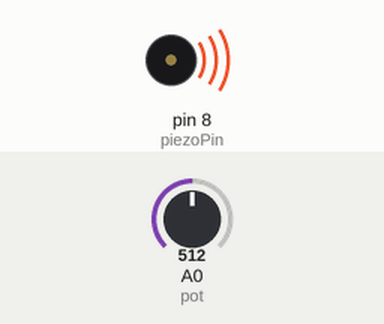
A sketch run on a simulated Arduino Uno, built with avr-gcc and run on an emulated ATmega328P. Parts: buzzer (waves = sounding). Inputs (shaded band) come from the test bench; at power-on: A0 (pot) = 512.

Above: at 1.2 s.
1.3 s: A0 (pot) set to 0
At 1.7 s:
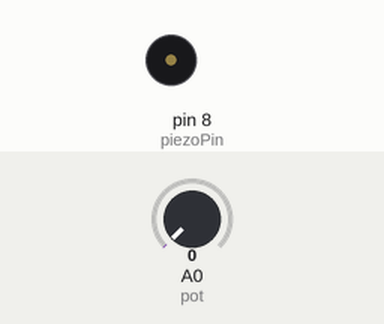
2.8 s: A0 (pot) set to 122
At 4.0 s:
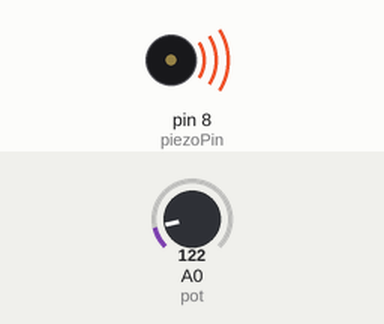
Timing chart, 0 to 5.8 s (numbered marks = the images above; inputs shaded):
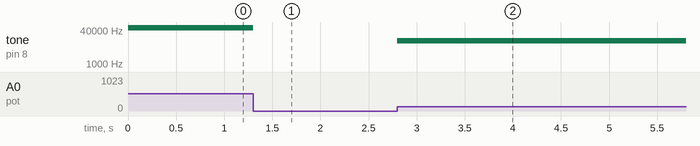

Measured:
- after the input at 1.3 s, tone on pin 8 (piezoPin): 51200 Hz → silent at once
- after the input at 2.8 s, tone on pin 8 (piezoPin): silent → 12200 Hz at once

The sketch:

PWM.ino
```cpp
int piezoPin = 8;
int pot = A0;
int val = 0;

void setup() {
 pinMode(piezoPin, OUTPUT);
 pinMode(pot, INPUT);
 //pinMode(ledPin, OUTPUT);

}//close setup

void loop() {

  /*Tone needs 2 arguments, but can take three
    1) Pin#
    2) Frequency - this is in hertz (cycles per second) which determines the pitch of the noise made
    3) Duration - how long teh tone plays
  */
  val = analogRead(pot) * 100;
  tone(piezoPin, val);

  //tone(piezoPin, 1000, 500);
  //delay(1000);

}
```
